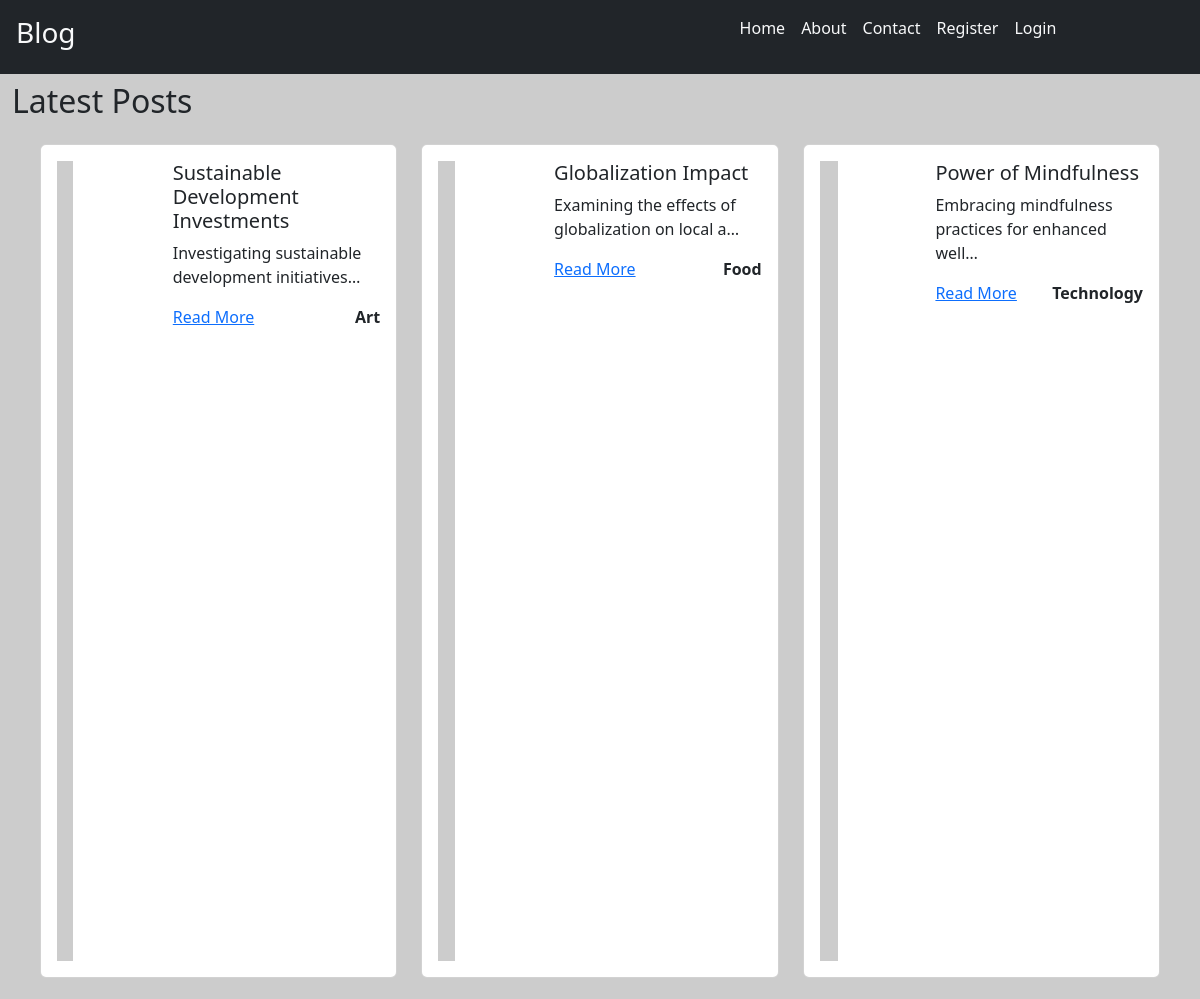
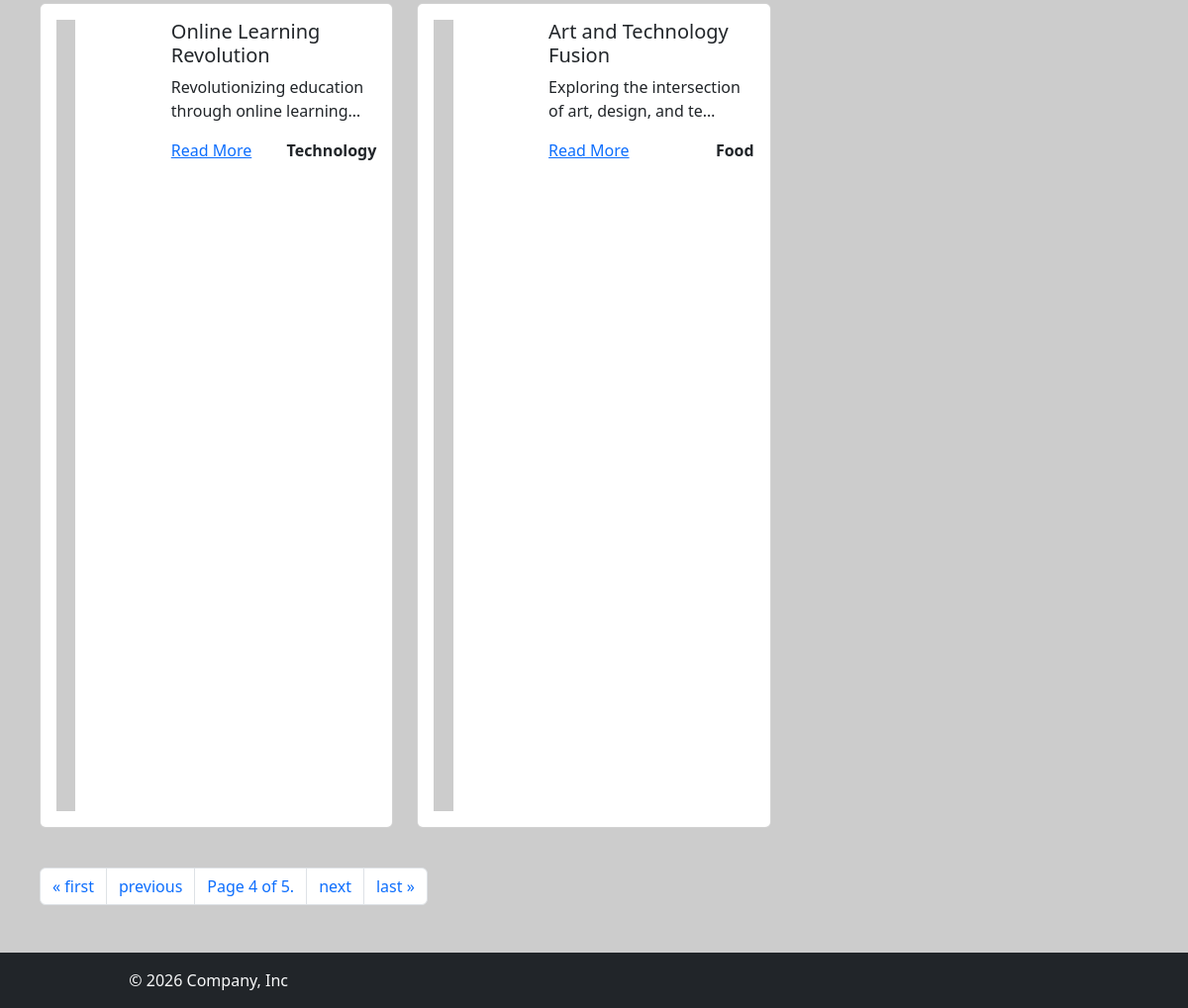
/?page=4, run on the app's committed database (2 pictures, top to bottom).
### blog/models.py (models this page shows, shortened)
class Post(models.Model):
    title = models.CharField(max_length = 100)
    content = models.TextField()
    img_url = models.ImageField(null = True, upload_to = "posts/images")
    created_at = models.DateTimeField(auto_now_add = True)
    slug = models.SlugField(unique = True)
    category = models.ForeignKey(Categorys, on_delete=models.CASCADE)
    user = models.ForeignKey(User, on_delete=models.CASCADE, null = True)
    is_published = models.BooleanField(default = False)
    @property
    def formatted_img_url(self) :
        url = self.img_url if self.img_url.__str__().startswith(('http://', 'https://')) else self.img_url.url
        return url

class Categorys(models.Model):
    name = models.CharField(max_length = 100)

### blog/views.py (the view)
# urls.py: path('', views.index, name = 'index'),
def index(request):
    all_posts = Post.objects.filter(is_published = True)
    paginator = Paginator(all_posts, 5) # Show 5 posts per page
    page_no = request.GET.get('page')
    page_obj = paginator.get_page(page_no)
    return render(request, 'index.html',{"blog_title" : titles[0], "page_objs" : page_obj})

### blog/templates/index.html (shortened to what this page needs)
{% extends "base.html" %}
{% block content %}
    <div class="container-fluid ">
        <div class="row my-2">
            <div class="col">
                <h2 >{{ blog_title }}</h2>
            </div>
        </div>
        <div class="row m-3">
            {% if page_objs %}
                {% for post in page_objs %}
                    <div class="col-4 mb-4">
                        <div class="card">
                            <div class="card-body">
                                <div class="row">
                                    <div class="col-md-4">
                                        <img style="height:300; width:300" src="{{post.formatted_img_url}}" class="img-fluid" alt="...">
                                    </div>
                                    <div class="col-md-8">
                                        <h5 class="card-title">{{post.title}}</h5>
                                        <p class="card-text">{{post.content | truncatechars:50}}</p>
                                        <div class="d-flex justify-content-between">
                                            <a href="{% url 'details' slug=post.slug %}">Read More</a>
                                            <a class="text-decoration-none text-dark fw-bold" href="#">{{post.category.name}}</a>
                                        </div>
                                    </div>
                                </div>
                            </div>
                        </div>
                    </div>
                {% endfor %}
                {% if page_objs.has_other_pages %}
                    <div class="col-12 my-3">
                        <nav aria-label="Page navigation">
                                <ul class="pagination">
                        {% if page_objs.has_previous %}
                                    <li class="page-item">
                                        <a class="page-link" href="?page=1" aria-label="First">
                                            <span aria-hidden="true">&laquo; first</span>
                                        </a>
                                    </li>
                                    <li class="page-item">
                                        <a class="page-link" href="?page={{ page_objs.previous_page_number }}" aria-label="Previous">
                                            <span aria-hidden="true">previous</span>
                                        </a>
                                    </li>
                        {% endif %}
                                <li class="page-item"><span class="page-link">Page {{ page_objs.number }} of {{ page_objs.paginator.num_pages }}.</span></li>
                        {% if page_objs.has_next %}
                                <li class="page-item">
                                    <a class="page-link" href="?page={{ page_objs.next_page_number }}" aria-label="Next">
                                        <span aria-hidden="true">next</span>
                                    </a>
                                </li>
                                <li class="page-item">
                                    <a class="page-link" href="?page={{ page_objs.paginator.num_pages }}" aria-label="Last">
                                        <span aria-hidden="true">last &raquo;</span>
                                    </a>
                                </li>
                            </ul>
                        </nav>
                        {% endif %}
                    </div>
                {% endif %}
            {% else %}
                <h3>No posts available.</h3>
            {% endif %}
        </div>
    </div>
{% endblock %}

### blog/static/blog/style.css (style rules this page uses)
body { background-color: #cccccc; }

### data on the page
Post: title "Sustainable Development Investments", content "Investigating sustainable development initiatives…", category.name "Art"
Post: title "Globalization Impact", content "Examining the effects of globalization on local a…", category.name "Food"
Post: title "Power of Mindfulness", content "Embracing mindfulness practices for enhanced well…", category.name "Technology"
Post: title "Online Learning Revolution", content "Revolutionizing education through online learning…", category.name "Technology"
Post: title "Art and Technology Fusion", content "Exploring the intersection of art, design, and te…", category.name "Food"

### other printed values
{{ blog_title }} "Latest Posts"
{{ page_objs.number }} "4"
{{ page_objs.paginator.num_pages }} "5"
